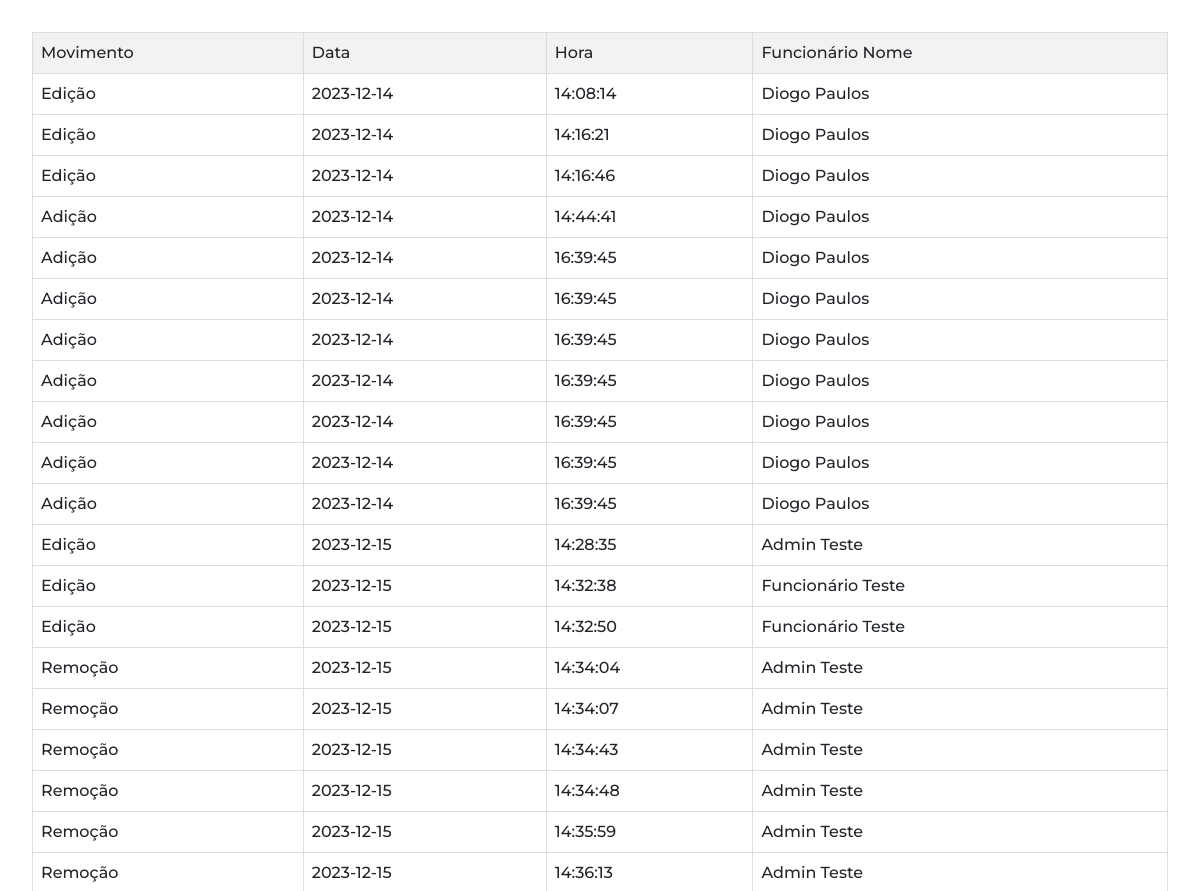
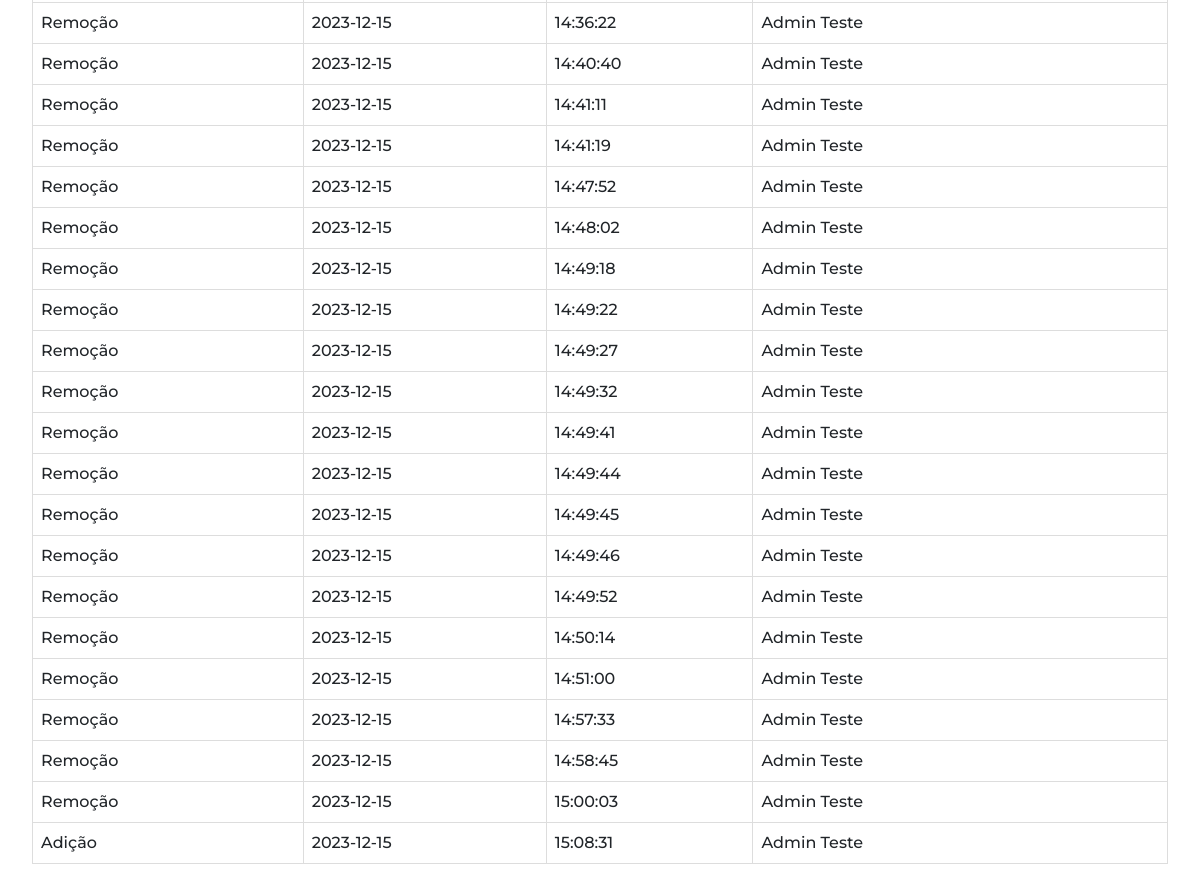
Screenshot of /historico.php (signed in) with the database file from the repository (2 pictures, top to bottom).
### tables this page shows
CREATE TABLE `movimentos` (
  `id` int(11) NOT NULL,
  `movimento` varchar(255) NOT NULL,
  `data` date NOT NULL,
  `hora` time NOT NULL,
  `funcionario_id` int(11) DEFAULT NULL,
  `funcionario_nome` varchar(255) NOT NULL,
  `componente_id` int(11) DEFAULT NULL
);

### historico.php (the view, shortened to what this page needs)
<!DOCTYPE html>
<html lang="en">
<head>
</head>
<body>
<?php
$servername = "localhost";
$username = "root";
$password = "";
$dbname = "gestaostock";
try {
    $conn = new PDO("mysql:host=$servername;dbname=$dbname", $username, $password);
    $conn->setAttribute(PDO::ATTR_ERRMODE, PDO::ERRMODE_EXCEPTION);
    $stmt = $conn->query("SELECT * FROM movimentos");
    $movimentos = $stmt->fetchAll(PDO::FETCH_ASSOC);
    echo '<table>';
    echo '<thead><tr><th>Movimento</th><th>Data</th><th>Hora</th><th>Funcionário Nome</th></tr></thead>';
    echo '<tbody>';
    foreach ($movimentos as $movimento) {
        echo '<tr>';
        echo '<td>' . $movimento['movimento'] . '</td>';
        echo '<td>' . $movimento['data'] . '</td>';
        echo '<td>' . $movimento['hora'] . '</td>';
        echo '<td>' . $movimento['funcionario_nome'] . '</td>';
        echo '</tr>';
    }
    echo '</tbody>';
    echo '</table>';
} catch (PDOException $e) {
    echo "Connection failed: " . $e->getMessage();
}
?>
</body>
</html>

### style.css (style rules this page uses)
* { font-family: 'Montserrat', sans-serif; font-weight: 500; }
body { font-family: Arial, sans-serif; margin: 0; }
table { border-collapse: collapse; width: 100%; }
th, td { border: 1px solid #ddd; padding: 10px; text-align: left; }
th { background-color: #f2f2f2; }

### historico.php (style rules this page uses)
body { padding: 2rem; }
table { border-collapse: collapse; width: 100%; }
th, td { border: 1px solid #ddd; padding: 8px; text-align: left; }
th { background-color: #f2f2f2; }

### rows the page displays
movimentos: movimento "Edição", data "2023-12-14", hora "14:08:14", funcionario_nome "Diogo Paulos"
movimentos: movimento "Edição", data "2023-12-14", hora "14:16:21", funcionario_nome "Diogo Paulos"
movimentos: movimento "Edição", data "2023-12-14", hora "14:16:46", funcionario_nome "Diogo Paulos"
movimentos: movimento "Adição", data "2023-12-14", hora "14:44:41", funcionario_nome "Diogo Paulos"
movimentos: movimento "Adição", data "2023-12-14", hora "16:39:45", funcionario_nome "Diogo Paulos"
movimentos: movimento "Adição", data "2023-12-14", hora "16:39:45", funcionario_nome "Diogo Paulos"
movimentos: movimento "Adição", data "2023-12-14", hora "16:39:45", funcionario_nome "Diogo Paulos"
movimentos: movimento "Adição", data "2023-12-14", hora "16:39:45", funcionario_nome "Diogo Paulos"
movimentos: movimento "Adição", data "2023-12-14", hora "16:39:45", funcionario_nome "Diogo Paulos"
movimentos: movimento "Adição", data "2023-12-14", hora "16:39:45", funcionario_nome "Diogo Paulos"
movimentos: movimento "Adição", data "2023-12-14", hora "16:39:45", funcionario_nome "Diogo Paulos"
movimentos: movimento "Edição", data "2023-12-15", hora "14:28:35", funcionario_nome "Admin Teste"
movimentos: movimento "Edição", data "2023-12-15", hora "14:32:38", funcionario_nome "Funcionário Teste"
movimentos: movimento "Edição", data "2023-12-15", hora "14:32:50", funcionario_nome "Funcionário Teste"
movimentos: movimento "Remoção", data "2023-12-15", hora "14:34:04", funcionario_nome "Admin Teste"
movimentos: movimento "Remoção", data "2023-12-15", hora "14:34:07", funcionario_nome "Admin Teste"
movimentos: movimento "Remoção", data "2023-12-15", hora "14:34:43", funcionario_nome "Admin Teste"
movimentos: movimento "Remoção", data "2023-12-15", hora "14:34:48", funcionario_nome "Admin Teste"
movimentos: movimento "Remoção", data "2023-12-15", hora "14:35:59", funcionario_nome "Admin Teste"
movimentos: movimento "Remoção", data "2023-12-15", hora "14:36:13", funcionario_nome "Admin Teste"
movimentos: movimento "Remoção", data "2023-12-15", hora "14:36:22", funcionario_nome "Admin Teste"
movimentos: movimento "Remoção", data "2023-12-15", hora "14:40:40", funcionario_nome "Admin Teste"
movimentos: movimento "Remoção", data "2023-12-15", hora "14:41:11", funcionario_nome "Admin Teste"
movimentos: movimento "Remoção", data "2023-12-15", hora "14:41:19", funcionario_nome "Admin Teste"
movimentos: movimento "Remoção", data "2023-12-15", hora "14:47:52", funcionario_nome "Admin Teste"
movimentos: movimento "Remoção", data "2023-12-15", hora "14:48:02", funcionario_nome "Admin Teste"
movimentos: movimento "Remoção", data "2023-12-15", hora "14:49:18", funcionario_nome "Admin Teste"
movimentos: movimento "Remoção", data "2023-12-15", hora "14:49:22", funcionario_nome "Admin Teste"
movimentos: movimento "Remoção", data "2023-12-15", hora "14:49:27", funcionario_nome "Admin Teste"
movimentos: movimento "Remoção", data "2023-12-15", hora "14:49:32", funcionario_nome "Admin Teste"
movimentos: movimento "Remoção", data "2023-12-15", hora "14:49:41", funcionario_nome "Admin Teste"
movimentos: movimento "Remoção", data "2023-12-15", hora "14:49:44", funcionario_nome "Admin Teste"
movimentos: movimento "Remoção", data "2023-12-15", hora "14:49:45", funcionario_nome "Admin Teste"
movimentos: movimento "Remoção", data "2023-12-15", hora "14:49:46", funcionario_nome "Admin Teste"
movimentos: movimento "Remoção", data "2023-12-15", hora "14:49:52", funcionario_nome "Admin Teste"
movimentos: movimento "Remoção", data "2023-12-15", hora "14:50:14", funcionario_nome "Admin Teste"
movimentos: movimento "Remoção", data "2023-12-15", hora "14:51:00", funcionario_nome "Admin Teste"
movimentos: movimento "Remoção", data "2023-12-15", hora "14:57:33", funcionario_nome "Admin Teste"
movimentos: movimento "Remoção", data "2023-12-15", hora "14:58:45", funcionario_nome "Admin Teste"
movimentos: movimento "Remoção", data "2023-12-15", hora "15:00:03", funcionario_nome "Admin Teste"
movimentos: movimento "Adição", data "2023-12-15", hora "15:08:31", funcionario_nome "Admin Teste"
